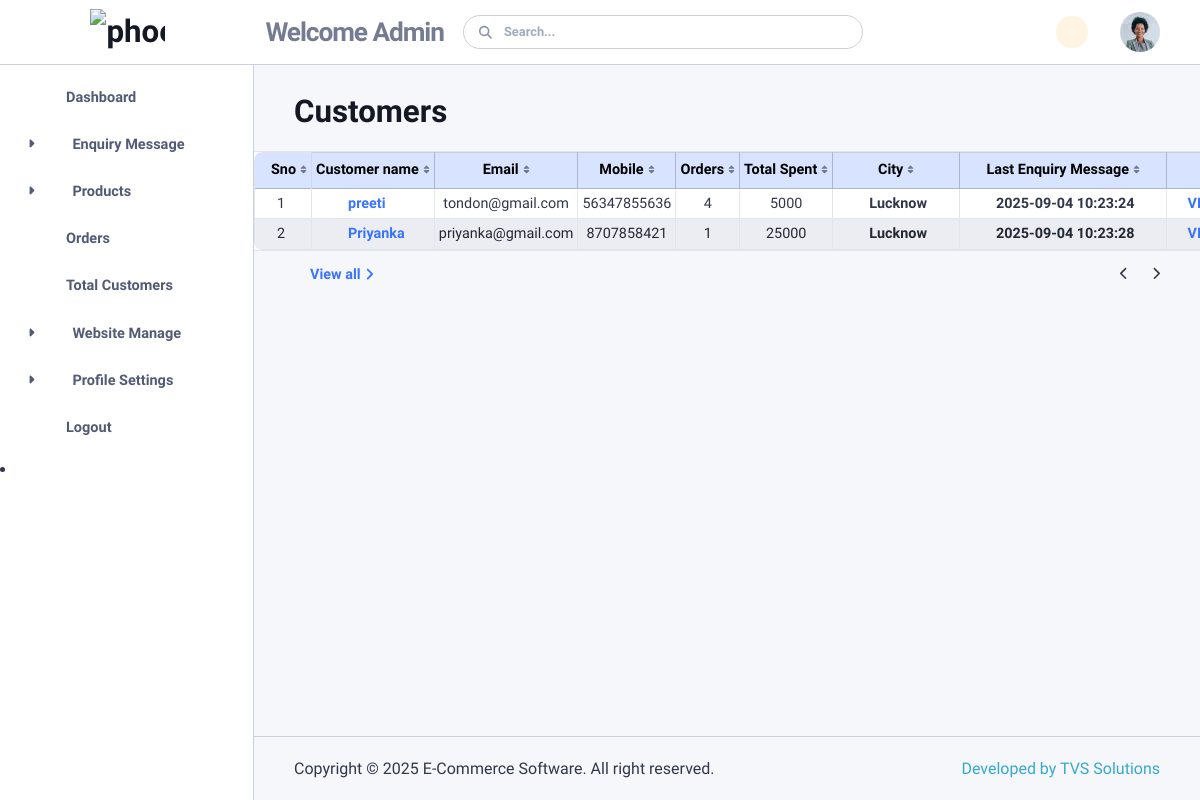
/customer.php, run on the app's committed database.
### tables this page shows
CREATE TABLE `users` (
  `id` int(35) NOT NULL,
  `name` varchar(35) NOT NULL,
  `mobile` bigint(10) NOT NULL,
  `orders` int(200) NOT NULL,
  `last_order` timestamp NOT NULL DEFAULT current_timestamp() ON UPDATE current_timestamp(),
  `Total_spend` bigint(200) NOT NULL,
  `city` varchar(200) NOT NULL,
  `State` varchar(200) NOT NULL,
  `email` varchar(35) NOT NULL,
  `address` varchar(200) NOT NULL,
  `password` varchar(35) NOT NULL,
  `file` varchar(200) DEFAULT NULL
);

### customer.php (the view, shortened to what this page needs)
<?php include 'db_connection.php'; ?>
<?php include 'header.php'; ?>
<?php include 'sidebar.php'; ?>
<?php include 'top_navbar.php'; ?>
<div class="content">
         <div class="mb-9">
          <div class="row g-2 mb-4">
            <div class="col-auto">
              <h2 class="mb-0">Customers</h2>
            </div>
          </div>
          <div id="products" data-list='{"valueNames":["customer","email","total-orders","total-spent","city","last-seen","last-order"],"page":10,"pagination":true}'>
            <div class="mb-4">
          <div id="tableExample2" data-list='{"valueNames":["name","email","age"],"page":10,"pagination":{"innerWindow":2,"left":1,"right":1}}'>
           <div class="table-responsive mx-n4  mx-lg-n6  bg-body-emphasis border-top border-bottom border-translucent position-relative mt-3">
               <table class="table table-hover table-striped table-bordered table-sm align-middle text-center shadow-lg rounded-3 overflow-hidden fs-9 mb-0">
                  <thead class="table-primary text-dark">
                    <tr>
    <th class="sort border-top border-translucent ps-3" data-sort="name">Sno</th>
                                <th class="sort border-top" data-sort="email">Customer name</th>
                                <th class="sort border-top" data-sort="age">Email</th>
                                   <th class="sort border-top" data-sort="age">Mobile</th>
                                    <th class="sort border-top" data-sort="age">Orders</th>
                                        <th class="sort border-top" data-sort="age">Total Spent</th>
                                         <th class="sort border-top" data-sort="age">City</th>
                                           <th class="sort border-top" data-sort="age">Last Enquiry Message</th>
                                            <th class="sort border-top" data-sort="age">Actions</th>
                    </tr>
                  </thead>
                  <tbody class="list" id="customers-table-body">
    <?php
    $sql = "SELECT * FROM users ORDER BY id DESC";
    $result = mysqli_query($conn, $sql);
    $count = 0;
    if (mysqli_num_rows($result) > 0) {
      while ($row = mysqli_fetch_assoc($result)) {
        $count++;
        echo "
        <tr class='hover-actions-trigger btn-reveal-trigger position-static'>
 <td> $count</td>
          <td>
            <a class='d-flex align-items-center' href='customer_details?id=".$row['id']."'>
              <p class='mb-0 ms-5  fw-bold'>".$row['name']."</p>
            </a>
          </td>
      <td>".$row['email']."</td>
<td>".$row['mobile']."</td>
<td>".$row['orders']."</td>
<td>".$row['Total_spend']."</td>
                 <td class='customer align-middle white-space-nowrap pe-5'>
              <p class='mb-0 ms-5  fw-bold'>".$row['city']."</p>
          </td>
           <td class='customer align-middle white-space-nowrap pe-5'>
              <p class='mb-0 ms-5  fw-bold'>".$row['last_order']."</p>
          </td>
  <td class='customer align-middle white-space-nowrap pe-5'>
            <a class='d-flex align-items-center' href='customer_details?id=".$row['id']."'>
             <p class='mb-0 ms-3 text-primary fw-bold fs-9'>VIEW DETAILS</p>
            </a>
          </td>
        </tr>";
      }
    } else {
      echo "<tr><td colspan='5'>No Customer found.</td></tr>";
    }
    ?>
  </tbody>
                </table>
              </div>
              <div class="row align-items-center justify-content-between py-2 pe-0 fs-9">
                <div class="col-auto d-flex">
                  <a class="fw-semibold" href="#!" data-list-view="*">View all<span class="fas fa-angle-right ms-1" data-fa-transform="down-1"></span></a>
                </div>
                <div class="col-auto d-flex"><button class="page-link" data-list-pagination="prev"><span class="fas fa-chevron-left"></span></button>
                  <ul class="mb-0 pagination"></ul><button class="page-link pe-0" data-list-pagination="next"><span class="fas fa-chevron-right"></span></button>
                </div>
              </div>
            </div>
          </div>
        </div>
         <?php include 'footer.php'; ?>
</div>

### data on the page
users: name "preeti", email "tondon@gmail.com", mobile "56347855636", orders "4", Total_spend "5000", city "Lucknow", last_order "2025-09-04 10:23:24"
users: name "Priyanka", email "priyanka@gmail.com", mobile "8707858421", orders "1", Total_spend "25000", city "Lucknow", last_order "2025-09-04 10:23:28"
